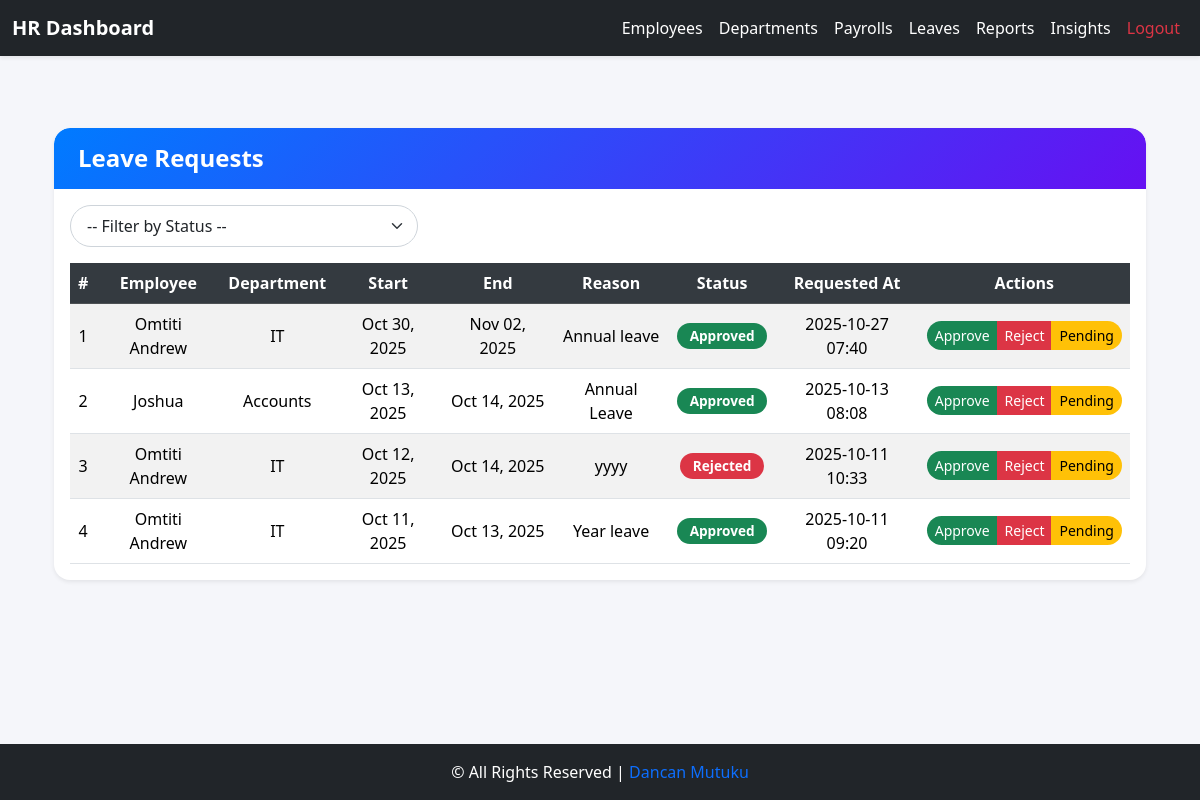
Before: /employee/hr/leaves/ (signed in) with the older database file.
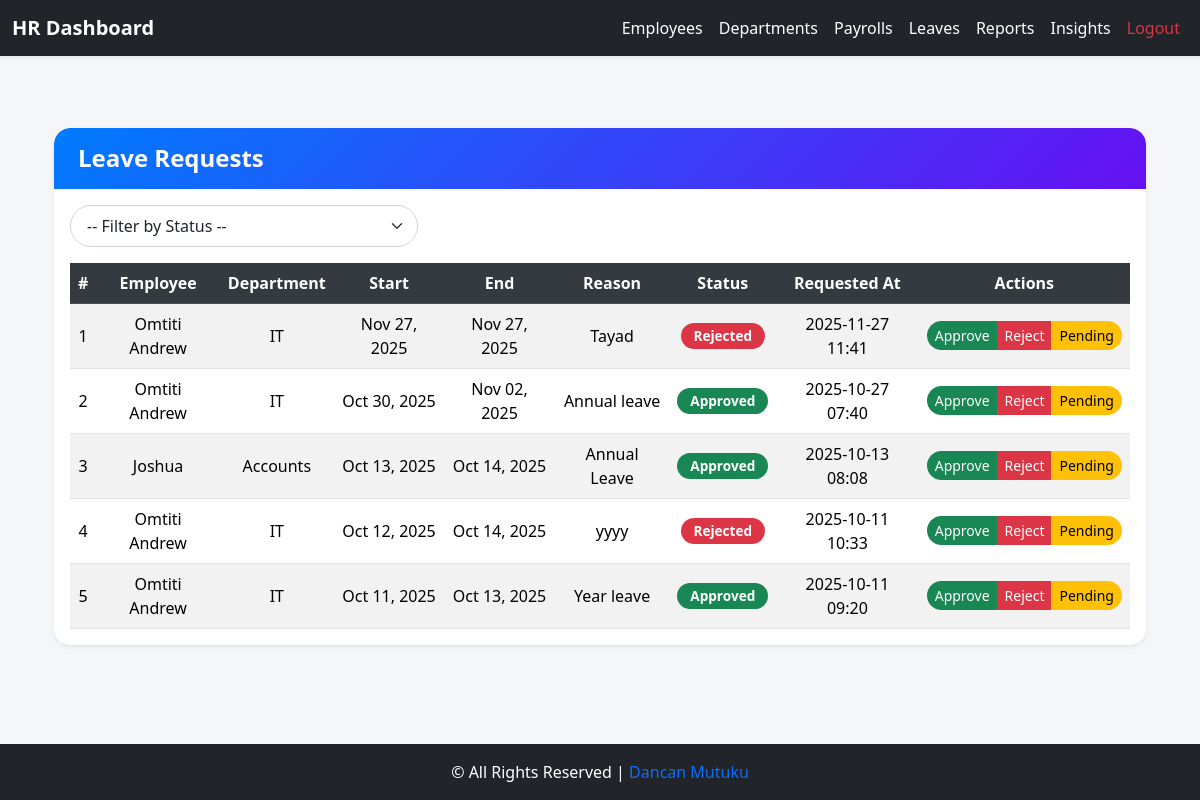
After: the same page with the newer database file.
### core/models.py (models this page shows, shortened)
class LeaveRequest(models.Model):
    employee = models.ForeignKey(Employee, on_delete=models.CASCADE, related_name='leaves')
    leave_type = models.CharField(max_length=50)
    start_date = models.DateField()
    end_date = models.DateField()
    reason = models.TextField(blank=True)
    status = models.CharField(max_length=1, choices=LEAVE_STATUS, default='P')
    requested_at = models.DateTimeField(auto_now_add=True)
    processed_by = models.ForeignKey(User, null=True, blank=True, on_delete=models.SET_NULL, related_name='+')
    processed_at = models.DateTimeField(null=True, blank=True)

class Employee(models.Model):
    user = models.OneToOneField(User, on_delete=models.CASCADE, related_name='employee_profile')
    employee_id = models.CharField(max_length=20, unique=True, blank=True, null=True)
    contact = models.CharField(max_length=20, blank=True)
    dob = models.DateField(null=True, blank=True)
    gender = models.CharField(max_length=1, choices=GENDER_CHOICES, blank=True)
    address = models.TextField(blank=True)
    job_title = models.CharField(max_length=100, blank=True)
    department = models.ForeignKey(Department, on_delete=models.SET_NULL, null=True, blank=True)
    salary = models.DecimalField(
        max_digits=10, decimal_places=2, default=0, validators=[MinValueValidator(0)]
    )
    hire_date = models.DateField(null=True, blank=True)
    is_active_employee = models.BooleanField(default=True)
    profile_picture = models.ImageField(upload_to="profiles/", blank=True, null=True)
    emergency_contact_name = models.CharField(max_length=100, blank=True, null=True)
    emergency_contact_phone = models.CharField(max_length=20, blank=True, null=True)
    annual_leave_balance = models.IntegerField(default=20)
    sick_leave_balance = models.IntegerField(default=10)
    contract_start = models.DateField(null=True, blank=True)
    contract_end = models.DateField(null=True, blank=True)

class Department(models.Model):
    name = models.CharField(max_length=100)
    description = models.TextField(blank=True)

### core/views.py (the view)
# urls.py: path("hr/leaves/", views.hr_leave_list, name="hr_leave_list"),
@login_required
@group_required('HR')
def hr_leave_list(request):
    status = request.GET.get("status")
    leaves = LeaveRequest.objects.select_related("employee", "employee__department").all().order_by("-requested_at")
    if status in ["P", "A", "R"]:
        leaves = leaves.filter(status=status)
    return render(request, "core/hr_leave_list.html", {"leaves": leaves})

### core/views.py (called while the page is built)
def group_required(group_name):
    def check(user):
        return user.is_superuser or user.groups.filter(name=group_name).exists()
    return user_passes_test(check)

### core/templates/core/hr_leave_list.html (shortened to what the changed rows need)
{% extends "base_hr.html" %}
{% load static %}
{% block content %}
<div class="container my-5">
    <div class="card leave-card shadow-sm">
        <div class="card-body">
            <div class="table-responsive">
                <table class="table table-modern table-striped table-hover align-middle mb-0">
                    <thead class="table-dark">
                        <tr>
                            <th>#</th>
                            <th>Employee</th>
                            <th>Department</th>
                            <th>Start</th>
                            <th>End</th>
                            <th>Reason</th>
                            <th>Status</th>
                            <th>Requested At</th>
                            <th>Actions</th>
                        </tr>
                    </thead>
                    <tbody>
                        {% if leaves %}
                            {% for leave in leaves %}
                            <tr>
                                <td>{{ forloop.counter }}</td>
                                <td>{{ leave.employee.user.get_full_name|default:leave.employee.user.username }}</td>
                                <td>{{ leave.employee.department.name }}</td>
                                <td>{{ leave.start_date|date:"M d, Y" }}</td>
                                <td>{{ leave.end_date|date:"M d, Y" }}</td>
                                <td>{{ leave.reason|default:"—" }}</td>
                                <td>
                                    {% if leave.status == "P" %}
                                        <span class="badge bg-warning text-dark">Pending</span>
                                    {% elif leave.status == "A" %}
                                        <span class="badge bg-success">Approved</span>
                                    {% elif leave.status == "R" %}
                                        <span class="badge bg-danger">Rejected</span>
                                    {% endif %}
                                </td>
                                <td>{{ leave.requested_at|date:"Y-m-d H:i" }}</td>
                                <td>
                                    <div class="btn-group btn-group-sm" role="group">
                                        <a href="{% url 'leave_process' leave.pk 'approve' %}"
                                           class="btn btn-success"
                                           onclick="return confirm('Approve this leave request?')">
                                           Approve
                                        </a>
                                        <a href="{% url 'leave_process' leave.pk 'reject' %}"
                                           class="btn btn-danger"
                                           onclick="return confirm('Reject this leave request?')">
                                           Reject
                                        </a>
                                        <a href="{% url 'leave_process' leave.pk 'pending' %}"
                                           class="btn btn-warning"
                                           onclick="return confirm('Mark this leave request as Pending?')">
                                           Pending
                                        </a>
                                    </div>
                                </td>
                            </tr>
                            {% endfor %}
                        {% else %}
                            <tr>
                                <td colspan="9" class="text-center text-muted py-3">
                                    No leave requests found.
                                </td>
                            </tr>
                        {% endif %}
                    </tbody>
                </table>
            </div>
        </div>
    </div>
</div>
{% endblock %}

Changed rows visible on the page:
added LeaveRequest: employee.user.get_full_name "Omtiti Andrew", employee.department.name "IT", start_date "Nov 27, 2025", end_date "Nov 27, 2025", reason "Tayad", status "Rejected", requested_at "2025-11-27 11:41"
